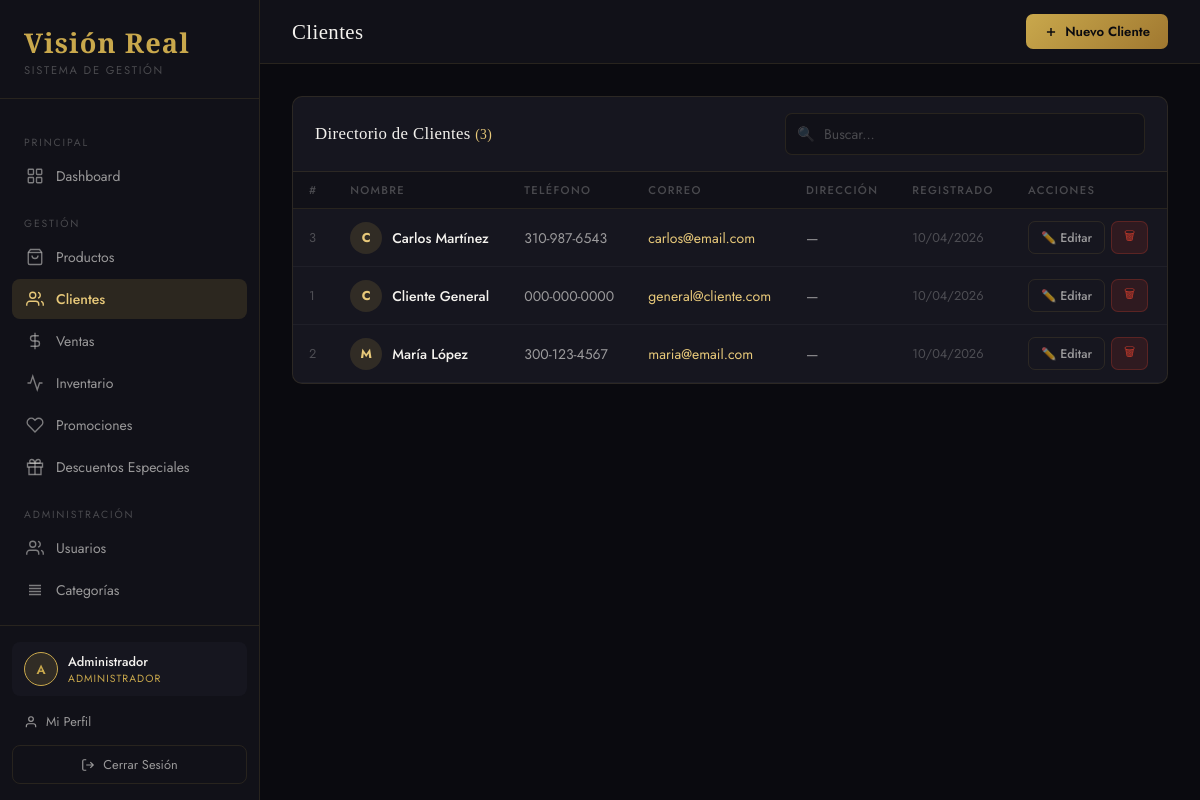
The page /views/clientes.php (signed in) on the database its author committed.
### tables this page shows
CREATE TABLE IF NOT EXISTS clientes (
    id INT AUTO_INCREMENT PRIMARY KEY,
    nombre VARCHAR(150) NOT NULL,
    telefono VARCHAR(20),
    email VARCHAR(150),
    direccion TEXT,
    created_at TIMESTAMP DEFAULT CURRENT_TIMESTAMP
);

### config/database.php (called while the page is built, shortened)
<?php
class Database {
    private static $instance = null;
    private $connection;
    private function __construct() {
        $this->connection = new mysqli(DB_HOST, DB_USER, DB_PASS, DB_NAME);
        $this->connection->set_charset(DB_CHARSET);
    }
    public static function getInstance() {
        if (self::$instance === null) self::$instance = new Database();
        return self::$instance;
    }
    public function query($sql)     { return $this->connection->query($sql); }
}
?>

### models/Cliente.php (called while the page is built, shortened)
<?php
require_once __DIR__ . '/../config/database.php';
class Cliente {
    private $db;
    public function __construct() { $this->db = Database::getInstance(); }
    public function getAll($search='') {
        if (!empty($search)) {
            $like = '%' . $search . '%';
            $s = $this->db->prepare(
                "SELECT * FROM clientes WHERE nombre LIKE ? OR telefono LIKE ? OR email LIKE ? ORDER BY nombre"
            );
            $s->bind_param("sss", $like, $like, $like);
            $s->execute();
            $r = $s->get_result();
        } else {
            $r = $this->db->query("SELECT * FROM clientes ORDER BY nombre");
        }
        $a = []; while($row = $r->fetch_assoc()) $a[] = $row; return $a;
    }
}
?>

### views/clientes.php (the view, shortened to what this page needs)
<?php
require_once __DIR__ . '/../models/Cliente.php';
$m=new Cliente();$clientes=$m->getAll();
include __DIR__ . '/partials/head.php';
?>
<div class="layout">
<?php include __DIR__ . '/partials/sidebar.php'; ?>
<div class="main">
  <header class="topbar">
    <div class="topbar-left">
      <h1 class="page-title">Clientes</h1>
    </div>
    <div class="topbar-right">
      <button class="btn btn-primary" onclick="abrirNuevo()">
        <svg width="14" height="14" viewBox="0 0 24 24" fill="none" stroke="currentColor" stroke-width="2.5"><line x1="12" y1="5" x2="12" y2="19"/><line x1="5" y1="12" x2="19" y2="12"/></svg>
        Nuevo Cliente
      </button>
    </div>
  </header>
  <div class="content">
    <div class="card">
      <div class="card-header">
        <span class="card-title">Directorio de Clientes <span style="color:var(--gold-light);font-size:.85rem">(<?=count($clientes)?>)</span></span>
        <div class="search-input-wrap">
          <span class="search-icon">🔍</span>
          <input type="text" id="buscador" placeholder="Buscar..." oninput="filtrar(this.value)">
        </div>
      </div>
      <div class="table-wrap">
        <table id="tbl">
          <thead>
            <tr><th>#</th><th>Nombre</th><th>Teléfono</th><th>Correo</th><th>Dirección</th><th>Registrado</th><th>Acciones</th></tr>
          </thead>
          <tbody>
            <?php if(empty($clientes)): ?>
            <tr><td colspan="7" class="table-empty">No hay clientes registrados</td></tr>
            <?php else: foreach($clientes as $c): ?>
            <tr>
              <td style="color:var(--white-muted);font-size:.8rem"><?=(int)$c['id']?></td>
              <td>
                <div style="display:flex;align-items:center;gap:10px">
                  <div style="width:32px;height:32px;border-radius:50%;background:var(--gold-dim);color:var(--gold-light);display:flex;align-items:center;justify-content:center;font-size:.8rem;font-weight:700;flex-shrink:0"><?=strtoupper(substr($c['nombre'],0,1))?></div>
                  <strong><?=htmlspecialchars($c['nombre'])?></strong>
                </div>
              </td>
              <td><?=htmlspecialchars($c['telefono']?:'—')?></td>
              <td><?php if($c['email']):?><a href="mailto:<?=htmlspecialchars($c['email'])?>" style="color:var(--gold-light);text-decoration:none"><?=htmlspecialchars($c['email'])?></a><?php else:?>—<?php endif;?></td>
              <td><?=htmlspecialchars($c['direccion']?:'—')?></td>
              <td style="font-size:.8rem;color:var(--white-muted)"><?=date('d/m/Y',strtotime($c['created_at']))?></td>
              <td>
                <div style="display:flex;gap:6px">
                  <button class="btn btn-outline btn-sm" onclick="abrirEditar(this)">✏️ Editar</button>
                  <button class="btn btn-danger btn-sm" onclick="borrar(this)">🗑</button>
                </div>
              </td>
            </tr>
            <?php endforeach; endif; ?>
          </tbody>
        </table>
      </div>
    </div>
  </div>
</div>
</div>
</body>
</html>

### assets/css/style.css (style rules this page uses)
:root { --bg-dark: #0a0a0f; --bg-panel: #111118; --bg-card: #16161f; --bg-hover: #1c1c28; --gold: #c9a84c; --gold-light: #e8c97a; --gold-dim: rgba(201,168,76,0.15); --white: #f4f2ee; --white-dim: rgba(244,242,238,0.6); --white-muted: rgba(244,242,238,0.25); --danger: #c0392b; --danger-dim: rgba(192,57,43,0.15); --success: #27ae60; --success-dim: rgba(39,174,96,0.15); --warning: #e67e22; --warning-dim: rgba(230,126,34,0.15); --border: rgba(201,168,76,0.12); --sidebar-w: 260px; --radius: 10px; --shadow: 0 4px 24px rgba(0,0,0,0.4); --font-display:'Cormorant Garamond', serif; --font-body: 'Jost', sans-serif; --transition: 0.2s ease; }
*, *::before, *::after { box-sizing: border-box; margin: 0; padding: 0; }
html { font-size: 16px; scroll-behavior: smooth; }
body { font-family: var(--font-body); background: var(--bg-dark); color: var(--white); min-height: 100vh; overflow-x: hidden; }
.layout { display: flex; min-height: 100vh; }
.main { margin-left: var(--sidebar-w); flex: 1; display: flex; flex-direction: column; min-height: 100vh; }
.topbar { display: flex; align-items: center; justify-content: space-between; padding: 0 32px; height: 64px; border-bottom: 1px solid var(--border); background: var(--bg-panel); position: sticky; top: 0; z-index: 50; }
.topbar-left { display: flex; align-items: center; gap: 12px; }
.page-title { font-family: var(--font-display); font-size: 1.3rem; font-weight: 500; color: var(--white); letter-spacing: 0.02em; }
.topbar-right { display: flex; align-items: center; gap: 12px; }
.content { padding: 32px; flex: 1; }
.card { background: var(--bg-card); border: 1px solid var(--border); border-radius: var(--radius); overflow: hidden; }
.card-header { display: flex; align-items: center; justify-content: space-between; padding: 16px 22px; border-bottom: 1px solid var(--border); }
.card-title { font-family: var(--font-display); font-size: 1.05rem; font-weight: 500; color: var(--white); letter-spacing: 0.02em; }
.table-wrap { overflow-x: auto; }
table { width: 100%; border-collapse: collapse; font-size: 0.875rem; }
thead th { padding: 10px 16px; text-align: left; font-size: 0.7rem; text-transform: uppercase; letter-spacing: 0.12em; color: var(--white-muted); font-weight: 500; border-bottom: 1px solid var(--border); background: var(--bg-panel); }
tbody tr { border-bottom: 1px solid rgba(255,255,255,0.04); transition: background var(--transition); }
td { padding: 12px 16px; color: var(--white-dim); vertical-align: middle; }
td strong { color: var(--white); font-weight: 500; }
.btn { display: inline-flex; align-items: center; gap: 7px; padding: 8px 18px; border-radius: 7px; font-family: var(--font-body); font-size: 0.825rem; font-weight: 500; border: none; cursor: pointer; transition: all var(--transition); text-decoration: none; white-space: nowrap; }
.btn-primary { background: linear-gradient(135deg, var(--gold), #a07830); color: #0a0a0f; font-weight: 600; }
.btn-outline { background: transparent; border: 1px solid var(--border); color: var(--white-dim); }
.btn-danger { background: var(--danger-dim); color: var(--danger); border: 1px solid rgba(192,57,43,0.3); }
.btn-sm { padding: 5px 12px; font-size: 0.775rem; }
input, select, textarea { background: var(--bg-panel); border: 1px solid var(--border); border-radius: 7px; padding: 10px 14px; color: var(--white); font-family: var(--font-body); font-size: 0.875rem; transition: border-color var(--transition); width: 100%; }
input::placeholder { color: var(--white-muted); }
.search-input-wrap { position: relative; flex: 1; max-width: 360px; }
.search-input-wrap input { padding-left: 38px; }
.search-icon { position: absolute; left: 12px; top: 50%; transform: translateY(-50%); color: var(--white-muted); font-size: 0.9rem; }

### rows shown on the page
clientes: id "3", nombre "C", nombre "Carlos Martínez", telefono "310-987-6543", email "carlos@email.com", direccion "—", created_at "10/04/2026"
clientes: id "1", nombre "C", nombre "Cliente General", telefono "000-000-0000", email "general@cliente.com", direccion "—", created_at "10/04/2026"
clientes: id "2", nombre "M", nombre "María López", telefono "300-123-4567", email "maria@email.com", direccion "—", created_at "10/04/2026"

### other values the page prints
$ini "A"
$user['nombre'] "Administrador"
$user['rol'] "ADMINISTRADOR"
count($clientes) "3"
